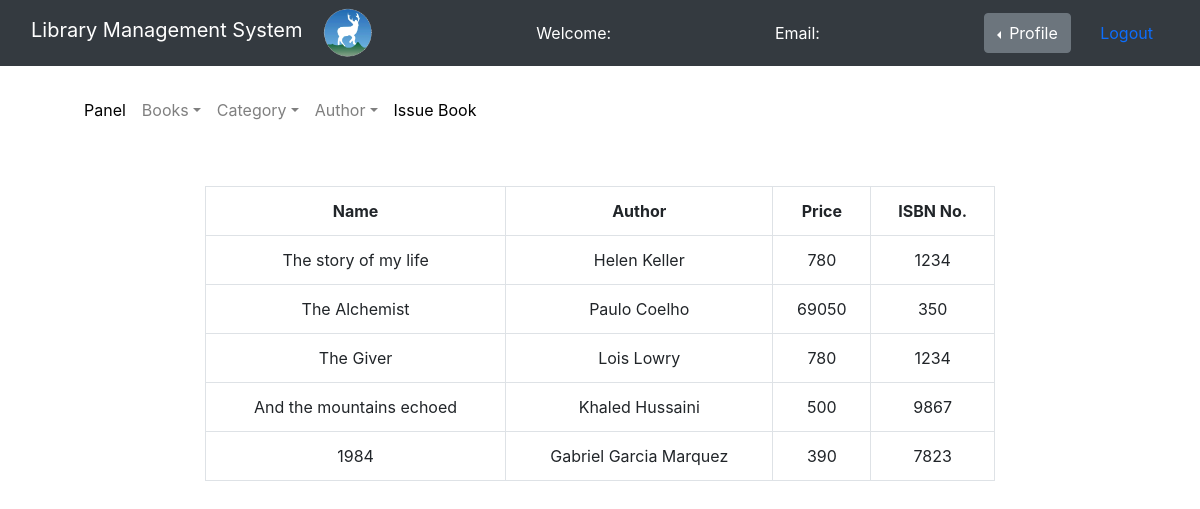
Screenshot of /Admin/available_books.php with the database file from the repository.
### tables this page shows
CREATE TABLE `books` (
  `book_id` int(11) NOT NULL,
  `book_name` varchar(255) NOT NULL,
  `author_id` int(11) NOT NULL,
  `category_id` int(11) NOT NULL,
  `book_isbn_no` int(11) NOT NULL,
  `book_price` int(11) NOT NULL
);

CREATE TABLE `authors` (
  `author_id` int(11) NOT NULL,
  `author_name` varchar(255) NOT NULL
);

### Admin/available_books.php (the view, shortened to what this page needs)
<?php
    $connection = mysqli_connect("localhost","root","");
    $sql = "SELECT books.book_name, books.book_isbn_no, books.book_price, authors.author_name FROM books LEFT JOIN authors ON books.author_id = authors.author_id";
?>
<!doctype html>
<html lang="en">
<head>
    <link href="https://cdn.jsdelivr.net/npm/bootstrap@5.1.3/dist/css/bootstrap.min.css"
          rel="stylesheet"
>
    <link rel="stylesheet" type="text/css" href="../bootstrap-4.0.0/dist/css/bootstrap.min.css">
    <link rel="stylesheet" href="admin_style.css">
</head>
<body>
<nav class="navbar navbar-expand-lg navbar-dark bg-dark">
    <div class="container-fluid">
        <div class="navbar-header">
            <a class="navbar-brand" href="admin_panel.php">Library Management System</a>
            <img src="fav.gif" height="50px" alt="DSS logo">
        </div>
        <font style="color: white">
            Welcome: <?php echo $_SESSION['name']; ?>
        </font>
        <font style="color: white">
            Email: <?php echo $_SESSION['email']; ?>
        </font>
        <div class="btn-group dropstart">
            <button type="button" class="btn btn-secondary dropdown-toggle" data-bs-toggle="dropdown" aria-expanded="false">
                Profile
            </button>
            <a href="logout.php" class="nav-link">Logout</a>
        </div>
    </div>
</nav>
<div class="container mt-3" style="background-color: white">
    <nav class="navbar navbar-expand-lg navbar-light">
        <div class="container-fluid">
            <ul class="nav navbar-nav navbar-center">
                <li class="nav-item">
                    <a href="admin_panel.php" class="nav-link" style="color: black">Panel</a>
                </li>
                <li class="nav-item dropdown">
                    <a class="nav-link dropdown-toggle" href="#" id="dropdown01" data-toggle="dropdown" aria-haspopup="true" aria-expanded="false">Books</a>
                </li>
                <li class="nav-item dropdown">
                    <a class="nav-link dropdown-toggle" href="#" id="dropdown01" data-toggle="dropdown" aria-haspopup="true" aria-expanded="false">Category</a>
                </li>
                <li class="nav-item dropdown">
                    <a class="nav-link dropdown-toggle" href="#" id="dropdown01" data-toggle="dropdown" aria-haspopup="true" aria-expanded="false">Author</a>
                </li>
                <li class="nav-item">
                    <a href="to_issue_books.php" class="nav-link" style="color: black">Issue Book</a>
                </li>
            </ul>
        </div>
    </nav>
</div>
<br> <br>
<div class="row">
    <div class="col-md-2"></div>
    <div class="col-md-8">
        <form action="">
            <table class="table table-hover table-bordered" width="900px" style="text-align: center">
                <tr>
                    <th>Name</th>
                    <th>Author</th>
                    <th>Price</th>
                    <th>ISBN No.</th>
                </tr>
                <?php
                    $run_sql = mysqli_query($connection, $sql);
                    WHILE ($row = mysqli_fetch_assoc($run_sql)){
                        $book_name = $row['book_name'];
                        $author_name = $row['author_name'];
                        $book_price = $row['book_price'];
                        $book_isbn_no = $row['book_isbn_no'];
                        ?>
                        <tr>
                            <td><?php echo $book_name;?></td>
                            <td><?php echo $author_name;?></td>
                            <td><?php echo $book_price;?></td>
                            <td><?php echo $book_isbn_no;?></td>
                        </tr> <?php
                    }
                ?>
            </table>
        </form>
    </div>
    <div class="col-md-2"></div>
</div>
</body>
</html>

### rows the page displays
books: book_name "The story of my life", author.author_name "Helen Keller", book_price "780", book_isbn_no "1234"
books: book_name "The Alchemist", author.author_name "Paulo Coelho", book_price "69050", book_isbn_no "350"
books: book_name "The Giver", author.author_name "Lois Lowry", book_price "780", book_isbn_no "1234"
books: book_name "And the mountains echoed", author.author_name "Khaled Hussaini", book_price "500", book_isbn_no "9867"
books: book_name "1984", author.author_name "Gabriel Garcia Marquez", book_price "390", book_isbn_no "7823"
